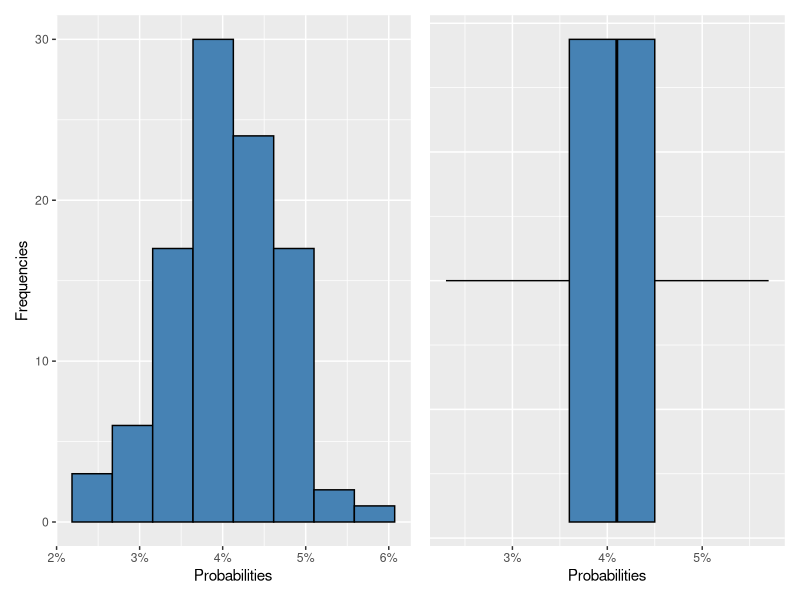

Reproduce this figure in R. (Note: a time limit stopped this script after it produced the figure.)
## ---- chunk 1
knitr::opts_chunk$set(
  fig.align = "center",
  out.width = "100%",
  tidy = "styler",
  warning = FALSE,
  message = FALSE
)

set.seed(6)
## ---- chunk 2
# number of persons
n_persons <- 8

# create vector of initials
initials <- replicate(
  n = n_persons, # number of replications
  paste0(sample(LETTERS, size = 1), sample(LETTERS, size = 1)) # sample letters
)

# display initials
initials

# are there duplicates?
any(duplicated(initials))
## ---- chunk 3
# number of replications
reps <- 1000

# create and save replications
dat <- replicate(
  n = reps, # number of replications
  replicate(n_persons, paste0(sample(LETTERS, size = 1), sample(LETTERS, size = 1)))
)

# dimensions
dim(dat)

# display first 4 simulated teams
dat[, 1:4]
## ---- chunk 4
# rename rows
rownames(dat) <- paste0("M", 1:n_persons)

# rename columns
colnames(dat) <- paste0("T", 1:reps)

# display first 4 simulated teams
dat[, 1:4]
## ---- chunk 5
# transform to data frame
dat <- as.data.frame(dat)

# save which teams have duplicates
duplicates <- rep(NA, reps) # create empty vector
for (i in 1:reps) { # for loop over i from 1 to 1,000
  duplicates[i] <- any(duplicated(dat[, i])) # save results TRUE/FALSE in duplicates vector
}

# count how many teams have duplicates
sum(duplicates)
## ---- chunk 6
# create and save replications
dat <- replicate(
  n = reps, # number of replications
  replicate(n_persons, paste0(sample(LETTERS, size = 1), sample(LETTERS, size = 1)))
)

# transform to data frame
dat <- as.data.frame(dat)

# save which teams have duplicates
duplicates <- rep(NA, reps) # create empty vector
for (i in 1:reps) { # for loop over i from 1 to 1,000
  duplicates[i] <- any(duplicated(dat[, i])) # save results in the duplicates vector (as TRUE/FALSE)
}

# count how many teams have duplicates
sum(duplicates)
## ---- chunk 7
initials <- function(n_persons, reps = 1000) {
  # simulate data
  dat <- as.data.frame(replicate(
    reps,
    replicate(n_persons, paste0(sample(LETTERS, size = 1), sample(LETTERS, size = 1)))
  ))

  # save which teams have duplicates
  duplicates <- rep(NA, reps)
  for (i in 1:reps) {
    duplicates[i] <- any(duplicated(dat[, i]))
  }

  # proportion of teams with duplicates
  return(mean(duplicates))
}
## ---- chunk 8
# compute and save probabilities
probs <- replicate(100, initials(n_persons = 8))

# display probabilities
probs
## ---- chunk 9
# visualize distribution of the computed probabilities
# build and save plots
library(ggplot2)

p1 <- ggplot(mapping = aes(x = probs)) +
  geom_histogram(color = "black", fill = "steelblue", bins = 8) +
  labs(
    x = "Probabilities",
    y = "Frequencies"
  ) +
  scale_x_continuous(labels = scales::percent) # format x-axis in %

p2 <- ggplot(mapping = aes(x = probs)) +
  geom_boxplot(color = "black", fill = "steelblue") +
  labs(x = "Probabilities") +
  theme(
    axis.text.y = element_blank(),
    axis.ticks.y = element_blank()
  ) +
  scale_x_continuous(labels = scales::percent) # format x-axis in %

# combine plots
library(patchwork)

p1 + p2
## ---- chunk 10
# set lower and upper bounds of number of persons
min_persons <- 2
max_persons <- 100

# create empty vector of probabilities
probs <- rep(NA, length(min_persons:max_persons))

# compute and save probabilities for teams of size 2 to 100
for (i in min_persons:max_persons) {
  probs[i] <- initials(n_persons = i)
}

# display probabilities
probs
## ---- chunk 11
# create data frame with saved probabilities and number of persons
dat_plot_sim <- data.frame(
  n_persons = (min_persons - 1):max_persons,
  prob = probs
)

# display first 6 rows
head(dat_plot_sim)
## ---- chunk 12
# set proba = 1 when n_person = 1
dat_plot_sim[1, 2] <- 0

# display first 6 rows
head(dat_plot_sim)
## ---- chunk 13
# visualize probabilities
ggplot(dat_plot_sim) +
  aes(x = n_persons, y = probs) +
  geom_line(linewidth = 1) +
  labs(
    x = "# of persons in the team",
    y = "Probability",
    title = "What is the probability that at least 2 persons have the same initials?"
  ) +
  scale_y_continuous(labels = scales::percent) # format y-axis in %
## ---- chunk 14
# define function
have_same <- function(s,n) {
  sample_space <- s
  probability <- 1
  for (i in 0:(n - 1)) {
    probability <- probability * (sample_space - i) / sample_space
  }
  1 - probability
}
## ---- chunk 15
# number of possible two-letter initials
n_initials <- 26^2

# apply function
have_same(n_initials, n_persons)
## ---- chunk 16
# compute and save probabilities for teams between 1 and 100 persons
probs <- vector(length = max_persons)
for(i in 1:max_persons) {
  probs[i] <- have_same(n_initials, i)
}

# create data frame with saved probabilities and number of persons
dat_plot_theory <- data.frame(
  n_persons = (min_persons - 1):max_persons,
  prob = probs
)

# display first 6 rows
head(dat_plot_theory)
## ---- chunk 17
# visualize probabilities
ggplot(dat_plot_theory) +
  aes(x = n_persons, y = probs) +
  geom_line(linewidth = 1) +
  labs(
    x = "# of persons in the team",
    y = "Probability",
    title = "What is the probability that at least 2 persons have the same initials?"
  ) +
  scale_y_continuous(labels = scales::percent) # format y-axis in %
## ---- chunk 18
# combine the two data frames into one and add the method as variable
dat_plot_sim$Method <- "Simulations"
dat_plot_theory$Method <- "Theory"
dat_plot_all <- rbind(dat_plot_sim, dat_plot_theory)

# visualize probabilities on same plot
ggplot(dat_plot_all) +
  aes(x = n_persons, y = prob, color = Method) +
  geom_line(linewidth = 1) +
  labs(
    x = "# of persons in the team",
    y = "Probability",
    title = "What is the probability that at least 2 persons have the same initials?"
  ) +
  scale_y_continuous(labels = scales::percent) # format y-axis in %
